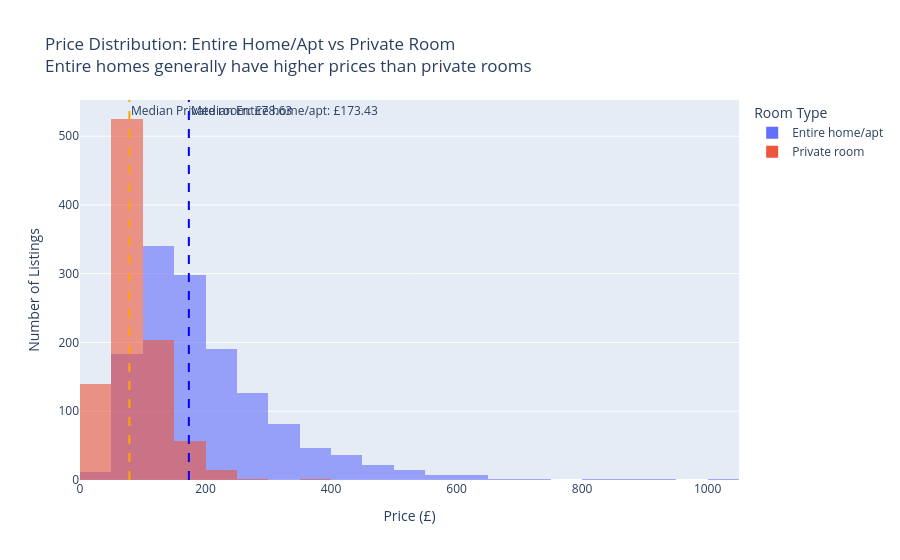

Source (notebook cell):
### Code cell
# Task 1 - Histogram: price by room type (overlapping distributions)

import pandas as pd
import plotly.express as px

# Load dataset
df_cap = pd.read_csv("airbnb_london.csv")

# Exclude Shared room, keep only two room types
df_hist = df_cap[
    df_cap['room_type'].isin(['Entire home/apt', 'Private room'])
].copy()

# Median prices for each room type
median_entire = df_hist.loc[
    df_hist['room_type'] == 'Entire home/apt',
    'price'
].median()

median_private = df_hist.loc[
    df_hist['room_type'] == 'Private room',
    'price'
].median()

# Create overlapping histogram
fig = px.histogram(
    df_hist,
    x='price',
    color='room_type',
    nbins=50,
    opacity=0.6,
    title="Price Distribution: Entire Home/Apt vs Private Room<br>"
          "Entire homes generally have higher prices than private rooms"
)

# Overlay distributions
fig.update_layout(
    barmode='overlay',
    xaxis_title="Price (£)",
    yaxis_title="Number of Listings",
    legend_title="Room Type"
)

# Add median lines
fig.add_vline(
    x=median_entire,
    line_dash="dash",
    line_color="blue",
    annotation_text=f"Median Entire home/apt: £{median_entire:.2f}"
)

fig.add_vline(
    x=median_private,
    line_dash="dash",
    line_color="orange",
    annotation_text=f"Median Private room: £{median_private:.2f}"
)

fig.show()

### Figure 1 — Plotly figure (JSON) as saved in the notebook; plotly's stock layout.template omitted (floating-point values rounded to 4 significant figures; data arrays with more than 128 entries replaced by an {"elided": "..."} marker saying what was removed)
{"data": [{"bingroup": "x", "hovertemplate": "room_type=Entire home/apt<br>price=%{x}<br>count=%{y}<extra></extra>", "legendgroup": "Entire home/apt", "marker": {"color": "#636efa", "opacity": 0.6, "pattern": {"shape": ""}}, "name": "Entire home/apt", "nbinsx": 50, "orientation": "v", "showlegend": true, "type": "histogram", "x": {"elided": "1374 float values"}, "xaxis": "x", "yaxis": "y"}, {"bingroup": "x", "hovertemplate": "room_type=Private room<br>price=%{x}<br>count=%{y}<extra></extra>", "legendgroup": "Private room", "marker": {"color": "#EF553B", "opacity": 0.6, "pattern": {"shape": ""}}, "name": "Private room", "nbinsx": 50, "orientation": "v", "showlegend": true, "type": "histogram", "x": {"elided": "944 float values"}, "xaxis": "x", "yaxis": "y"}], "layout": {"annotations": [{"showarrow": false, "text": "Median Entire home/apt: £173.43", "x": 173.4, "xanchor": "left", "xref": "x", "y": 1, "yanchor": "top", "yref": "y domain"}, {"showarrow": false, "text": "Median Private room: £78.63", "x": 78.63, "xanchor": "left", "xref": "x", "y": 1, "yanchor": "top", "yref": "y domain"}], "barmode": "overlay", "legend": {"title": {"text": "Room Type"}, "tracegroupgap": 0}, "shapes": [{"line": {"color": "blue", "dash": "dash"}, "type": "line", "x0": 173.4, "x1": 173.4, "xref": "x", "y0": 0, "y1": 1, "yref": "y domain"}, {"line": {"color": "orange", "dash": "dash"}, "type": "line", "x0": 78.63, "x1": 78.63, "xref": "x", "y0": 0, "y1": 1, "yref": "y domain"}], "title": {"text": "Price Distribution: Entire Home/Apt vs Private Room<br>Entire homes generally have higher prices than private rooms"}, "xaxis": {"anchor": "y", "domain": [0, 1], "title": {"text": "Price (£)"}}, "yaxis": {"anchor": "x", "domain": [0, 1], "title": {"text": "Number of Listings"}}}}
